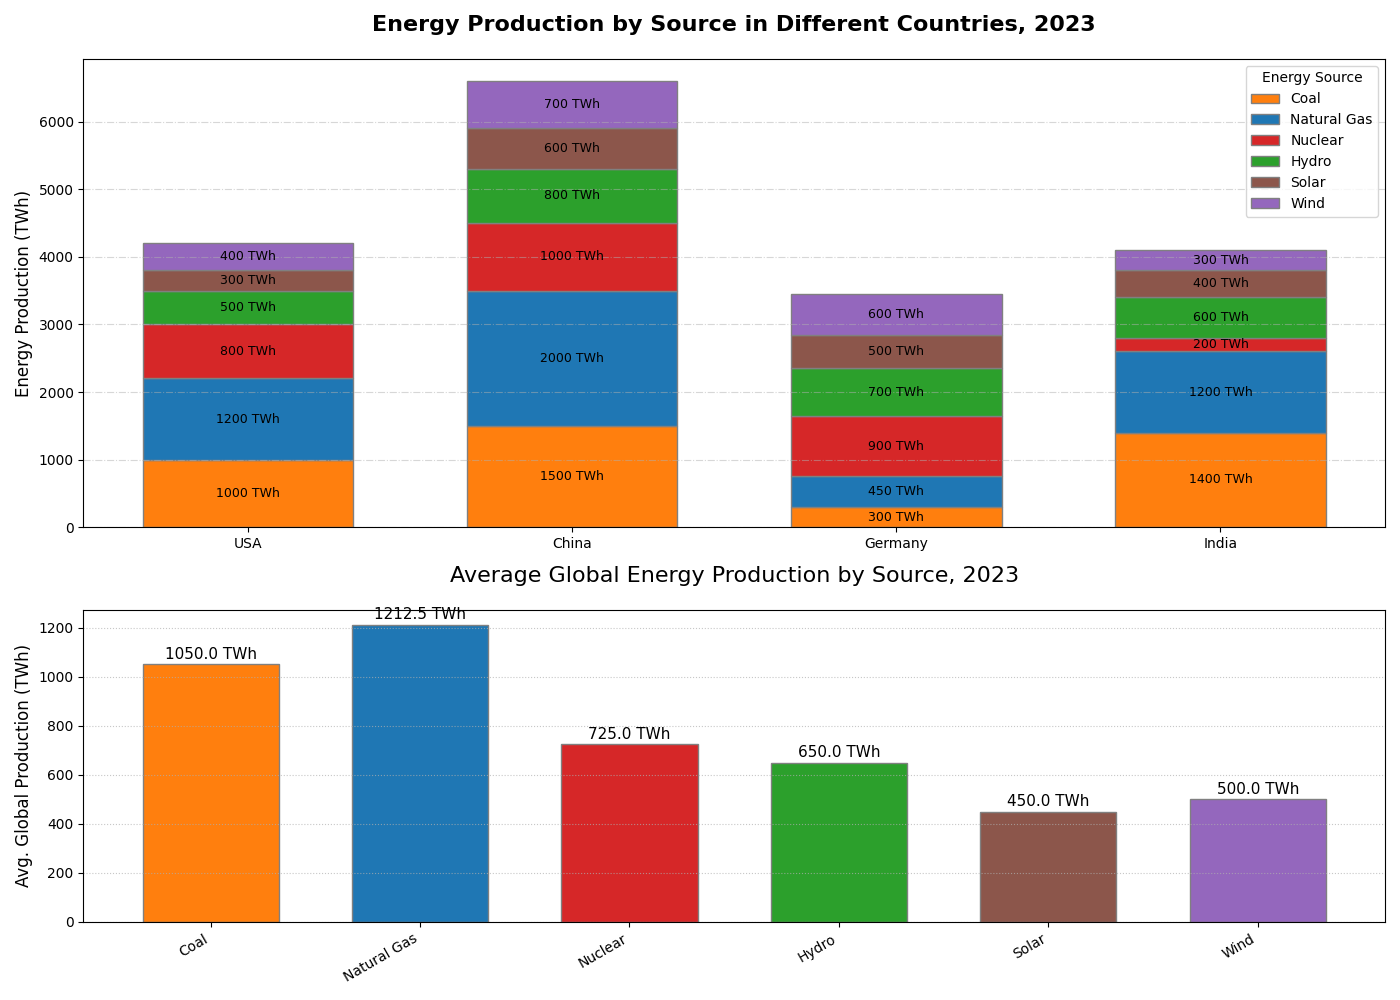

This chart was generated by the following Python code:
import matplotlib.pyplot as plt
import numpy as np

# Energy sources and countries (arbitrary data)
sources = ['Coal', 'Natural Gas', 'Nuclear', 'Hydro', 'Solar', 'Wind']
countries = ['USA', 'China', 'Germany', 'India']

# Energy production data in TWh for each country and source
energy_data = [
    [1000, 1200, 800, 500, 300, 400],  # USA
    [1500, 2000, 1000, 800, 600, 700],  # China
    [300, 450, 900, 700, 500, 600],     # Germany
    [1400, 1200, 200, 600, 400, 300],   # India
]

average_production = np.mean(energy_data, axis=0)

fig, (ax1, ax2) = plt.subplots(2, 1, figsize=(14, 10), gridspec_kw={'height_ratios': [3, 2]})

# Randomly altering stack order and color for diversity
bar_width = 0.65
colors = ['#ff7f0e', '#1f77b4', '#d62728', '#2ca02c', '#8c564b', '#9467bd']
bottoms = np.zeros(len(countries))

# Altering line and marker styles
line_styles = ['-', '--', '-.', ':', '-', '--']

for source_idx, (source, color) in enumerate(zip(sources, colors)):
    source_data = [country_data[source_idx] for country_data in energy_data]
    bars = ax1.bar(countries, source_data, width=bar_width, bottom=bottoms, color=color, edgecolor='grey', label=source)
    bottoms += source_data

for bars in ax1.containers:
    ax1.bar_label(bars, label_type='center', fmt='%.0f TWh', fontsize=9)

ax1.set_ylabel('Energy Production (TWh)', fontsize=12)
ax1.set_title('Energy Production by Source in Different Countries, 2023', fontsize=16, fontweight='bold', pad=20)
ax1.legend(title='Energy Source', loc='upper right', fontsize=10)  # Changed location
ax1.grid(axis='y', linestyle='-.', alpha=0.5)  # Changed grid style

# Global average production bar chart
ax2.bar(sources, average_production, color=colors, edgecolor='grey', width=bar_width)  # Consistent colors
for i, val in enumerate(average_production):
    ax2.text(i, val + 10, f'{val:.1f} TWh', ha='center', va='bottom', fontsize=11)

ax2.set_ylabel('Avg. Global Production (TWh)', fontsize=12)
ax2.set_title('Average Global Energy Production by Source, 2023', fontsize=16, pad=20)
ax2.set_xticklabels(sources, rotation=30, ha='right')  # Changed rotation
ax2.grid(axis='y', linestyle=':', alpha=0.7)  # Different grid style

plt.tight_layout()
plt.show()
